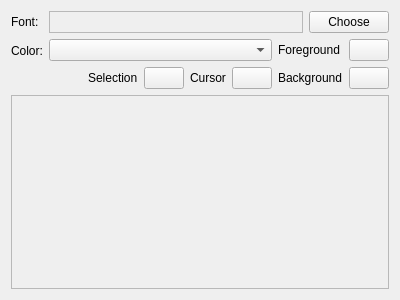
<?xml version="1.0" encoding="UTF-8"?>
<ui version="4.0">
 <class>ConfigEditor</class>
 <widget class="QWidget" name="ConfigEditor">
  <property name="geometry">
   <rect>
    <x>0</x>
    <y>0</y>
    <width>400</width>
    <height>300</height>
   </rect>
  </property>
  <property name="windowTitle">
   <string>Form</string>
  </property>
  <layout class="QVBoxLayout" name="verticalLayout_3">
   <item>
    <layout class="QFormLayout" name="formLayout">
     <property name="fieldGrowthPolicy">
      <enum>QFormLayout::ExpandingFieldsGrow</enum>
     </property>
     <item row="0" column="0">
      <widget class="QLabel" name="label">
       <property name="text">
        <string>Font:</string>
       </property>
      </widget>
     </item>
     <item row="0" column="1">
      <layout class="QHBoxLayout" name="horizontalLayout">
       <item>
        <widget class="QLabel" name="fontLabel">
         <property name="sizePolicy">
          <sizepolicy hsizetype="MinimumExpanding" vsizetype="Preferred">
           <horstretch>0</horstretch>
           <verstretch>0</verstretch>
          </sizepolicy>
         </property>
         <property name="frameShape">
          <enum>QFrame::StyledPanel</enum>
         </property>
         <property name="frameShadow">
          <enum>QFrame::Sunken</enum>
         </property>
         <property name="text">
          <string/>
         </property>
        </widget>
       </item>
       <item>
        <widget class="QPushButton" name="fontChooseButton">
         <property name="text">
          <string>Choose</string>
         </property>
        </widget>
       </item>
      </layout>
     </item>
     <item row="1" column="0">
      <widget class="QLabel" name="label_2">
       <property name="text">
        <string>Color:</string>
       </property>
      </widget>
     </item>
     <item row="1" column="1">
      <layout class="QHBoxLayout" name="horizontalLayout_2">
       <item>
        <layout class="QVBoxLayout" name="verticalLayout">
         <item>
          <widget class="QComboBox" name="colorBox">
           <property name="sizePolicy">
            <sizepolicy hsizetype="MinimumExpanding" vsizetype="Fixed">
             <horstretch>0</horstretch>
             <verstretch>0</verstretch>
            </sizepolicy>
           </property>
          </widget>
         </item>
         <item>
          <layout class="QHBoxLayout" name="horizontalLayout_3">
           <item>
            <spacer name="horizontalSpacer">
             <property name="orientation">
              <enum>Qt::Horizontal</enum>
             </property>
             <property name="sizeHint" stdset="0">
              <size>
               <width>40</width>
               <height>20</height>
              </size>
             </property>
            </spacer>
           </item>
           <item>
            <widget class="QLabel" name="label_6">
             <property name="text">
              <string>Selection</string>
             </property>
            </widget>
           </item>
           <item>
            <widget class="ColorButton" name="selectionColorButton">
             <property name="text">
              <string/>
             </property>
            </widget>
           </item>
           <item>
            <widget class="QLabel" name="label_5">
             <property name="text">
              <string>Cursor</string>
             </property>
            </widget>
           </item>
           <item>
            <widget class="ColorButton" name="caretColorButton">
             <property name="text">
              <string/>
             </property>
            </widget>
           </item>
          </layout>
         </item>
        </layout>
       </item>
       <item>
        <layout class="QGridLayout" name="gridLayout">
         <item row="0" column="0">
          <widget class="QLabel" name="label_3">
           <property name="text">
            <string>Foreground</string>
           </property>
          </widget>
         </item>
         <item row="0" column="1">
          <widget class="ColorButton" name="fgColorButton">
           <property name="text">
            <string/>
           </property>
          </widget>
         </item>
         <item row="1" column="0">
          <widget class="QLabel" name="label_4">
           <property name="text">
            <string>Background</string>
           </property>
          </widget>
         </item>
         <item row="1" column="1">
          <widget class="ColorButton" name="bgColorButton">
           <property name="text">
            <string/>
           </property>
          </widget>
         </item>
        </layout>
       </item>
      </layout>
     </item>
    </layout>
   </item>
   <item>
    <widget class="QFrame" name="editorFrame">
     <property name="sizePolicy">
      <sizepolicy hsizetype="Preferred" vsizetype="MinimumExpanding">
       <horstretch>0</horstretch>
       <verstretch>0</verstretch>
      </sizepolicy>
     </property>
     <property name="frameShape">
      <enum>QFrame::StyledPanel</enum>
     </property>
     <property name="frameShadow">
      <enum>QFrame::Raised</enum>
     </property>
     <layout class="QVBoxLayout" name="verticalLayout_2"/>
    </widget>
   </item>
  </layout>
 </widget>
 <customwidgets>
  <customwidget>
   <class>ColorButton</class>
   <extends>QPushButton</extends>
   <header>utils/ColorButton.h</header>
  </customwidget>
 </customwidgets>
 <resources/>
 <connections/>
</ui>
